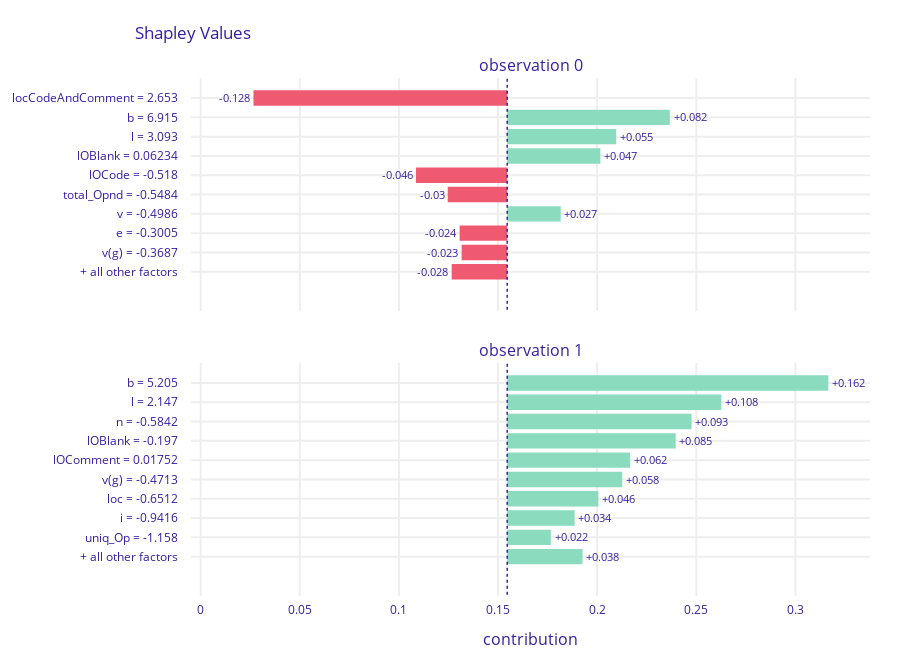

Source (notebook cell):
### Code cell
shap_attributions[0].plot(shap_attributions[1])

### Figure 1 — Plotly figure (JSON) as saved in the notebook; plotly's stock layout.template omitted (floating-point values rounded to 4 significant figures)
{"data": [{"base": 0.1546, "hoverinfo": "text", "hoverlabel": {"bgcolor": "rgba(0,0,0,0.8)"}, "hovertext": ["Average response: 0.155<br>Prediction: 0.087<br>locCodeAndComment = 2.653<br>decreases average response <br>by 0.128", "Average response: 0.155<br>Prediction: 0.087<br>b = 6.915<br>increases average response <br>by 0.082", "Average response: 0.155<br>Prediction: 0.087<br>l = 3.093<br>increases average response <br>by 0.055", "Average response: 0.155<br>Prediction: 0.087<br>lOBlank = 0.06234<br>increases average response <br>by 0.047", "Average response: 0.155<br>Prediction: 0.087<br>lOCode = -0.518<br>decreases average response <br>by 0.046", "Average response: 0.155<br>Prediction: 0.087<br>total_Opnd = -0.5484<br>decreases average response <br>by 0.03", "Average response: 0.155<br>Prediction: 0.087<br>v = -0.4986<br>increases average response <br>by 0.027", "Average response: 0.155<br>Prediction: 0.087<br>e = -0.3005<br>decreases average response <br>by 0.024", "Average response: 0.155<br>Prediction: 0.087<br>v(g) = -0.3687<br>decreases average response <br>by 0.023", "Average response: 0.155<br>Prediction: 0.087<br>+ all other factors<br>decreases average response <br>by 0.028"], "marker": {"color": ["#f05a71", "#8bdcbe", "#8bdcbe", "#8bdcbe", "#f05a71", "#f05a71", "#8bdcbe", "#f05a71", "#f05a71", "#f05a71"]}, "orientation": "h", "showlegend": false, "text": ["-0.128", "+0.082", "+0.055", "+0.047", "-0.046", "-0.03", "+0.027", "-0.024", "-0.023", "-0.028"], "textposition": "outside", "type": "bar", "x": [-0.128, 0.082, 0.055, 0.047, -0.046, -0.03, 0.027, -0.024, -0.023, -0.028], "xaxis": "x", "y": ["locCodeAndComment = 2.653", "b = 6.915", "l = 3.093", "lOBlank = 0.06234", "lOCode = -0.518", "total_Opnd = -0.5484", "v = -0.4986", "e = -0.3005", "v(g) = -0.3687", "+ all other factors"], "yaxis": "y"}, {"base": 0.1546, "hoverinfo": "text", "hoverlabel": {"bgcolor": "rgba(0,0,0,0.8)"}, "hovertext": ["Average response: 0.155<br>Prediction: 0.862<br>b = 5.205<br>increases average response <br>by 0.162", "Average response: 0.155<br>Prediction: 0.862<br>l = 2.147<br>increases average response <br>by 0.108", "Average response: 0.155<br>Prediction: 0.862<br>n = -0.5842<br>increases average response <br>by 0.093", "Average response: 0.155<br>Prediction: 0.862<br>lOBlank = -0.197<br>increases average response <br>by 0.085", "Average response: 0.155<br>Prediction: 0.862<br>lOComment = 0.01752<br>increases average response <br>by 0.062", "Average response: 0.155<br>Prediction: 0.862<br>v(g) = -0.4713<br>increases average response <br>by 0.058", "Average response: 0.155<br>Prediction: 0.862<br>loc = -0.6512<br>increases average response <br>by 0.046", "Average response: 0.155<br>Prediction: 0.862<br>i = -0.9416<br>increases average response <br>by 0.034", "Average response: 0.155<br>Prediction: 0.862<br>uniq_Op = -1.158<br>increases average response <br>by 0.022", "Average response: 0.155<br>Prediction: 0.862<br>+ all other factors<br>increases average response <br>by 0.038"], "marker": {"color": ["#8bdcbe", "#8bdcbe", "#8bdcbe", "#8bdcbe", "#8bdcbe", "#8bdcbe", "#8bdcbe", "#8bdcbe", "#8bdcbe", "#8bdcbe"]}, "orientation": "h", "showlegend": false, "text": ["+0.162", "+0.108", "+0.093", "+0.085", "+0.062", "+0.058", "+0.046", "+0.034", "+0.022", "+0.038"], "textposition": "outside", "type": "bar", "x": [0.162, 0.108, 0.093, 0.085, 0.062, 0.058, 0.046, 0.034, 0.022, 0.038], "xaxis": "x2", "y": ["b = 5.205", "l = 2.147", "n = -0.5842", "lOBlank = -0.197", "lOComment = 0.01752", "v(g) = -0.4713", "loc = -0.6512", "i = -0.9416", "uniq_Op = -1.158", "+ all other factors"], "yaxis": "y2"}], "layout": {"annotations": [{"font": {"size": 16}, "showarrow": false, "text": "observation 0", "x": 0.5, "xanchor": "center", "xref": "paper", "y": 1, "yanchor": "bottom", "yref": "paper"}, {"font": {"size": 16}, "showarrow": false, "text": "observation 1", "x": 0.5, "xanchor": "center", "xref": "paper", "y": 0.45, "yanchor": "bottom", "yref": "paper"}, {"font": {"size": 16}, "showarrow": false, "text": "contribution", "x": 0.5, "xanchor": "center", "xref": "paper", "y": 0, "yanchor": "top", "yref": "paper", "yshift": -30}], "font": {"color": "#371ea3"}, "height": 667, "margin": {"b": 71, "r": 30, "t": 78}, "shapes": [{"line": {"color": "#371ea3", "dash": "dot", "width": 1.5}, "type": "line", "x0": 0.1546, "x1": 0.1546, "xref": "x", "y0": -1, "y1": 11, "yref": "y"}, {"line": {"color": "#371ea3", "dash": "dot", "width": 1.5}, "type": "line", "x0": 0.1546, "x1": 0.1546, "xref": "x2", "y0": -1, "y1": 11, "yref": "y2"}], "title": {"text": "Shapley Values", "x": 0.15}, "xaxis": {"anchor": "y", "automargin": true, "domain": [0, 1], "fixedrange": true, "gridwidth": 2, "matches": "x2", "range": [-0.004876, 0.3376], "showticklabels": false, "tickcolor": "white", "ticklen": 3, "ticks": "outside", "type": "linear", "zeroline": false}, "xaxis2": {"anchor": "y2", "automargin": true, "domain": [0, 1], "fixedrange": true, "gridwidth": 2, "range": [-0.004876, 0.3376], "tickcolor": "white", "ticklen": 3, "ticks": "outside", "type": "linear", "zeroline": false}, "yaxis": {"anchor": "x", "automargin": true, "autorange": "reversed", "domain": [0.55, 1], "fixedrange": true, "gridwidth": 2, "tickcolor": "white", "ticklen": 10, "ticks": "outside", "type": "category"}, "yaxis2": {"anchor": "x2", "automargin": true, "autorange": "reversed", "domain": [0, 0.45], "fixedrange": true, "gridwidth": 2, "tickcolor": "white", "ticklen": 10, "ticks": "outside", "type": "category"}}}
